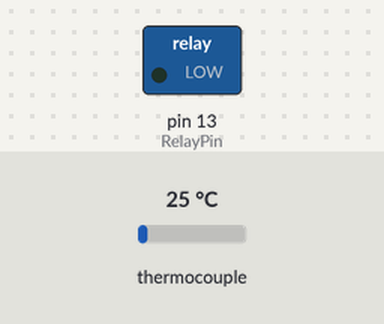
Simulated run of this sketch. Board: Arduino Uno, built with avr-gcc and run on an emulated ATmega328P. Parts: switched loads named in the sketch (green lamp = pin HIGH). Inputs (shaded band) come from the test bench; at power-on: thermocouple 25 °C. Pins used as bus, display or sensor lines are not drawn; what the sketch prints to the serial monitor is not drawn.

Above: at 0.1 s.
At 1.7 s:
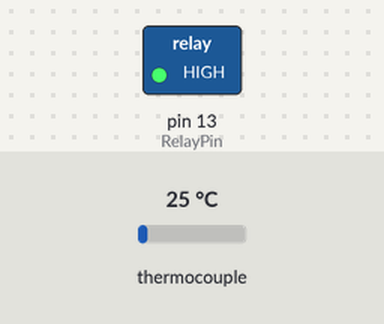
1.8 s: thermocouple set to 75 °C
5.9 s: thermocouple set to 6 °C
At 34.9 s:
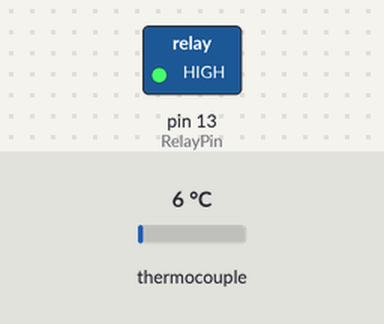
Timing chart, 0 to 36.0 s (numbered marks = the images above; inputs shaded):
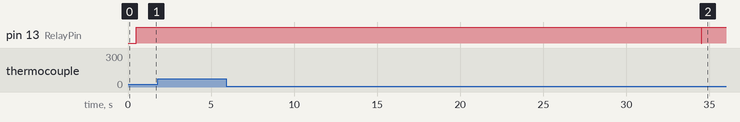

The sketch:

pid_thermocouple_ssr_control.ino
```cpp
// this example is public domain. enjoy!
// www.ladyada.net/learn/sensors/thermocouple

/********************************************************
 * PID RelayOutput Example
 * Same as basic example, except that this time, the output
 * is going to a digital pin which (we presume) is controlling
 * a relay.  The pid is designed to output an analog value,
 * but the relay can only be On/Off.
 *
 *   To connect them together we use "time proportioning
 * control"  Tt's essentially a really slow version of PWM.
 * First we decide on a window size (5000mS say.) We then
 * set the pid to adjust its output between 0 and that window
 * size.  Lastly, we add some logic that translates the PID
 * output into "Relay On Time" with the remainder of the
 * window being "Relay Off Time"
 ********************************************************/

#include "max6675.h"
#include <PID_v1.h>

#define RelayPin 13


int thermoDO = 5;
int thermoCS = 6;
int thermoCLK = 7;

MAX6675 thermocouple(thermoCLK, thermoCS, thermoDO);
int vccPin = 3;
int gndPin = 2;

//Define Variables we'll be connecting to
double Setpoint, Input, Output, kP, kI, kD;


//Specify the links and initial tuning parameters
PID myPID(&Input, &Output, &Setpoint,2.5,3,1, DIRECT);

int WindowSize = 1000;
unsigned long windowStartTime;
unsigned long now = millis();
unsigned long tcReadTimer = millis();

void setup() {
  //Serial.begin(9600);
  Serial.begin(38400);

  // use Arduino pins
  pinMode(vccPin, OUTPUT); digitalWrite(vccPin, HIGH);
  pinMode(gndPin, OUTPUT); digitalWrite(gndPin, LOW);
  pinMode(RelayPin, OUTPUT); digitalWrite(RelayPin, LOW);
  Serial.println("MAX6675 test");
  // wait for MAX chip to stabilize
  delay(500);

  windowStartTime = millis();


  //initialize the variables we're linked to
  Setpoint = 350;

  kP = 150;   // set proportional constant
  kI = .1;   // set integral constant
  kD = 20;   // set derivative constant

//  kP = 200;   // set proportional constant
//  kI = .025;   // set integral constant
//  kD = 20;   // set derivative constant

//  kP = 2.5;   // set proportional constant
//  kI = 3;   // set integral constant
//  kD = 5;   // set derivative constant

  //set up the PID Tuning Parameters
  myPID.SetTunings(kP,kI,kD);

  //tell the PID to range between 0 and the full window size
  //myPID.SetOutputLimits(0, 255);
  myPID.SetOutputLimits(0, WindowSize);

  //turn the PID on
  myPID.SetMode(AUTOMATIC);

}

void loop() {
  // basic readout test, just print the current temp
  	   //Serial.print("C = ");
	   //Serial.println(thermocouple.readCelsius());
	   //Serial.print("F = ");
	   //Serial.println(thermocouple.readFarenheit());

  if(now - tcReadTimer > 1000)  // read the thermocouple every 300ms--faster causes problems
  {
    Input = thermocouple.readFarenheit();
    tcReadTimer = now;
    //Serial.println("reading tc");
  }

  myPID.Compute();


  /************************************************
   * turn the output pin on/off based on pid output
   ************************************************/
  now = millis();
  if(now - windowStartTime>WindowSize)
  { //time to shift the Relay Window
    windowStartTime += WindowSize;
  }
  if(Output > now - windowStartTime)
  {
    digitalWrite(RelayPin,HIGH);
    Serial.print("Relay HIGH   ");
  }
  else
  {
    digitalWrite(RelayPin,LOW);
    Serial.print("Relay LOW    ");
  }

  Serial.print("Input (Deg F.)= ");
  Serial.print(Input);
  Serial.print("   Set Point = ");
  Serial.print(Setpoint);
  Serial.print("   Output = ");
  Serial.print(Output);
  Serial.print("   wdwStrtTm ");
  Serial.print(windowStartTime);
  Serial.print("   now ");
  Serial.print(now);
  Serial.print("     now-wdwStrtTm=");
  Serial.print(now - windowStartTime);
  Serial.print("     tcReadTimer=");
  Serial.println(tcReadTimer);
  //delay(200);
}
```

Measured:
- after the input at 1.8 s, every drawn part: stays the same
- after the input at 5.9 s, pin 13 (RelayPin): HIGH → LOW after 28.6 s, → HIGH 0.04 s later
